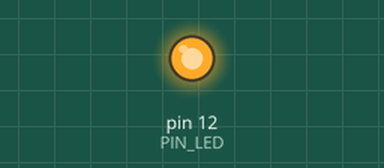
Recording of a sketch running on a simulated Arduino Uno, built with avr-gcc and run on an emulated ATmega328P. Shown: output pins drawn as LEDs (lit = HIGH).

Above: at 0.5 s.
At 3.2 s:
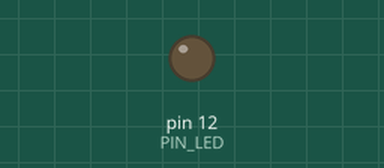
Timing chart, 0 to 5.2 s (numbered marks = the images above):
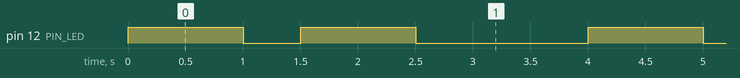

The sketch:

1-2_WindTurbine.ino
```cpp
// (licence header left out)
#define PIN_LED 12

void setup() {
  pinMode(PIN_LED, OUTPUT);
}

void loop() {
  digitalWrite(PIN_LED, HIGH);
  delay(1000);
  digitalWrite(PIN_LED, LOW);
  delay(500);

  digitalWrite(PIN_LED, HIGH);
  delay(1000);
  digitalWrite(PIN_LED, LOW);
  delay(1500);
}
```

Measured:
- by itself, pin 12 (PIN_LED): repeats every 4.0 s: LOW 0.50 s, HIGH 1.0 s, LOW 1.5 s, HIGH 1.0 s
- by itself, everything shown: repeats every 4.0 s, in 4 steps
